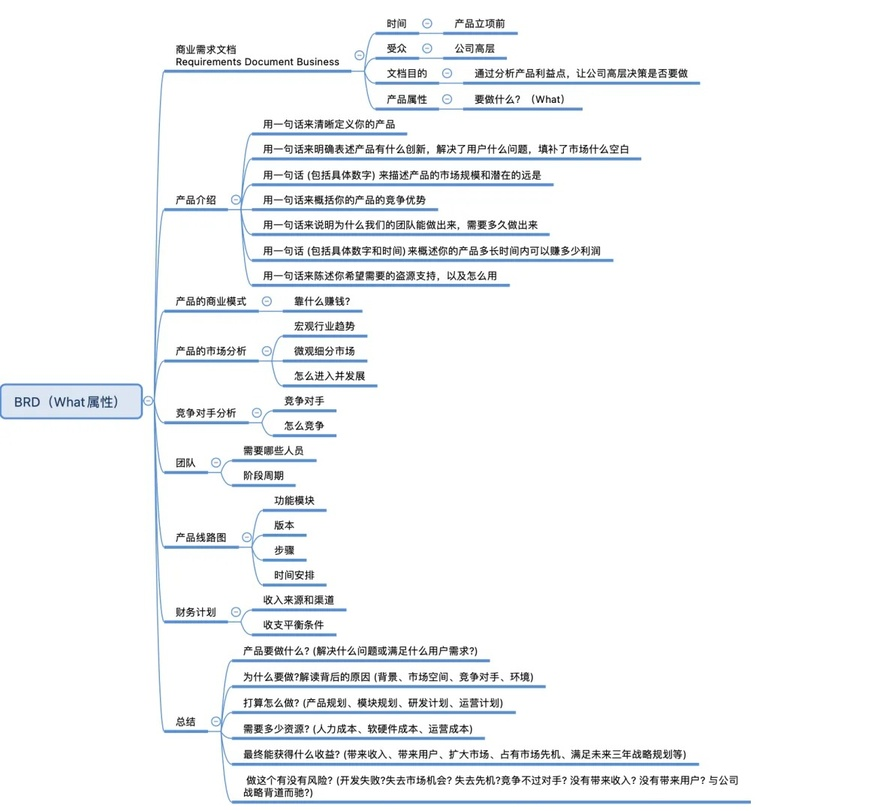
#> input picture test file/BRD.jpg, 871 x 811 px, shrunk from 1160 x 1080 before the run
$ python paddle_ocr.py 'test file' out
#> lines starting #> are read from the running program, lines starting #| are printed output that depends on the picture; after the words box and inside, x2 and y2 are one past the last pixel; in counts of white or black regions, pixels touching at a corner belong together
"""
优化的PaddleOCR脚本，提高中文文档识别精度并改进层级结构处理
保持原图片文件的层级结构，不添加预设内容
"""

import os
import sys
import re
import urllib.parse
import cv2
import numpy as np
from PIL import Image, ImageEnhance
from paddleocr import PaddleOCR

# [17 lines left out: function enhance_image, not called in this run]

def preprocess_image(image_path):
    """
    图像预处理，提高OCR识别准确率
    """
#> called with image_path = 'test file/BRD.jpg'
    # 读取图像
    img = cv2.imread(image_path)
#> img is the input picture: shape (811, 871, 3); mean B, G, R 246.3, 244.8, 242.9

    # 转换为灰度图
    gray = cv2.cvtColor(img, cv2.COLOR_BGR2GRAY)
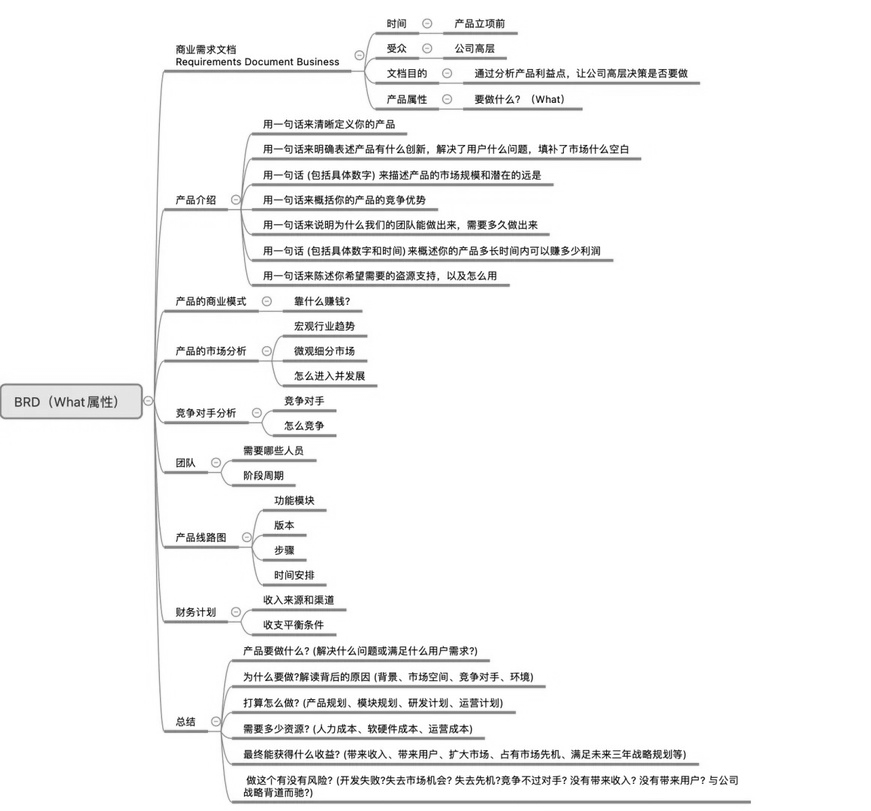
#> gray: shape (811, 871); min 0, max 255, mean 244.4

    # 自适应阈值二值化
    binary = cv2.adaptiveThreshold(
        gray,
        255,
        cv2.ADAPTIVE_THRESH_GAUSSIAN_C,
        cv2.THRESH_BINARY,
        11,
        2
    )
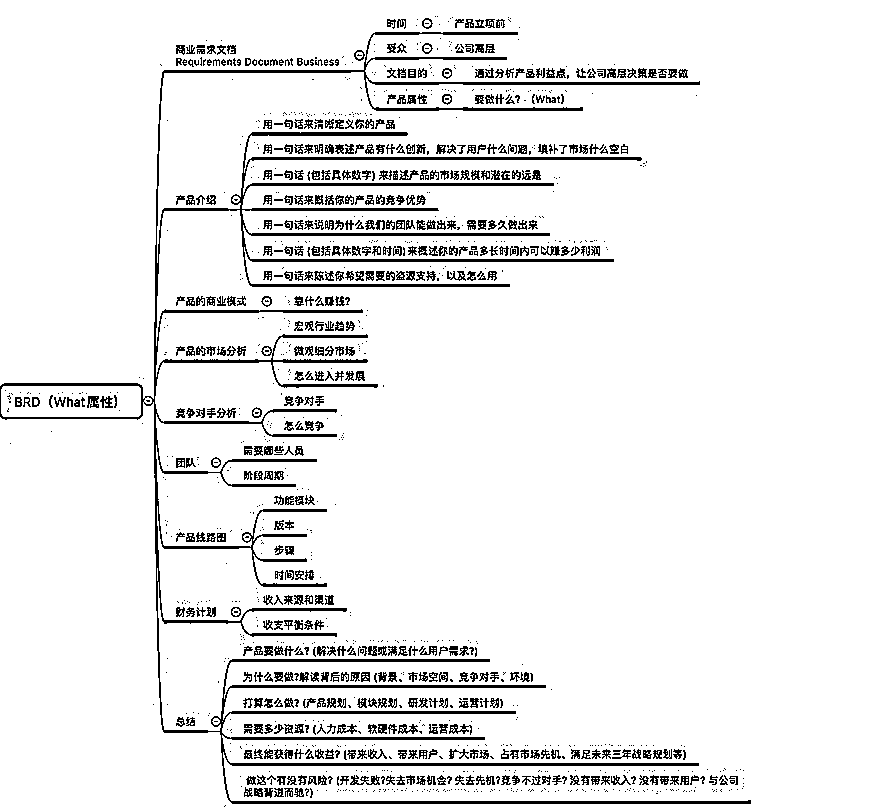
#> binary: shape (811, 871); 92.5% white; black in thin lines or dots, all inside (x1, y1, x2, y2) = (0, 16, 751, 807)

    # 降噪
    denoised = cv2.fastNlMeansDenoising(binary, None, 10, 7, 21)

    # 保存预处理后的图像
    preprocessed_path = image_path + ".preprocessed.jpg"
    cv2.imwrite(preprocessed_path, denoised)

    return preprocessed_path

# [100 lines left out: functions detect_doc_type, estimate_heading_level, not called in this run]

def process_image(image_path, output_path):
    """
    处理图片，使用PaddleOCR提取文本并保存为标准Markdown格式
    """
    print(f"处理图片: {image_path}")

    # 检查文件是否存在
    if not os.path.exists(image_path):
        print(f"错误: 文件不存在 - {image_path}")
        return False

    try:
        # 图像预处理
        print("正在进行图像预处理...")
        preprocessed_image_path = preprocess_image(image_path)

        # 初始化PaddleOCR (首次运行会自动下载模型)
        print("正在初始化PaddleOCR模型...")
        ocr = PaddleOCR(
            use_angle_cls=True,  # 使用方向分类器
            lang="ch",           # 中文模型
            use_gpu=False,       # 不使用GPU
            show_log=False       # 不显示日志
        )

        # 进行OCR识别
        print("正在进行OCR识别...")
        result = ocr.ocr(preprocessed_image_path, cls=True)

        # 删除预处理图像
        os.remove(preprocessed_image_path)

        # 提取识别文本
        text_lines = []
        for line in result[0]:
            if line:
                text_lines.append(line[1][0])  # 获取识别的文本内容

        # 将识别的文本合并为一个字符串
        text = "\n".join(text_lines)

    except Exception as e:
        print(f"图像处理过程中出错: {str(e)}")
        print("尝试直接使用PaddleOCR处理原始图像...")

        try:
            # 初始化PaddleOCR
            ocr = PaddleOCR(use_angle_cls=True, lang="ch", use_gpu=False, show_log=False)

            # 直接处理原始图像
            result = ocr.ocr(image_path, cls=True)

            # 提取识别文本
            text_lines = []
            for line in result[0]:
                if line:
                    text_lines.append(line[1][0])  # 获取识别的文本内容

            # 将识别的文本合并为一个字符串
            text = "\n".join(text_lines)

        except Exception as e2:
            print(f"OCR识别失败: {str(e2)}")
            return False

    # 基本OCR错误修正
    corrections = {
        "盗源": "资源",
        "远是": "适是",
        "拒补": "填补",
        "矢间": "时间",
        "必持": "支持",
        "舍什么": "靠什么",
        "赵儿": "趋势",
        "究争": "竞争",
        "坎硬件": "软硬件",
        "汪来": "带来",
        "计机": "先机",
        # 移除特殊符号
        "": "",
        "": "",
        "": "",
        # 其他常见OCR错误修正
        "自标": "目标",
        "硕求": "需求",
        "爵求": "需求",
        "簿符合": "是否符合",
        "过到": "遇到",
        "适代": "迭代",
        # 修正标点符号
        """: "\"",
        """: "\"",
        "'": "'",
        "'": "'",
        "，": ", ",
        "。": ". ",
        "；": "; ",
        "：": ": ",
        "？": "? ",
        "！": "! ",
    }

    # 应用文本修正
    for old, new in corrections.items():
        text = text.replace(old, new)

    # 分割文本为行
    lines = text.split('\n')

    # 清理行
    cleaned_lines = []
    for line in lines:
        line = line.strip()
        if line:  # 只保留非空行
            # 移除多余空格
            line = re.sub(r'\s{2,}', ' ', line)
            cleaned_lines.append(line)

    # 检测文档类型
    doc_type_info = detect_doc_type("\n".join(cleaned_lines))

    # 处理文本结构，识别标题和列表
    markdown_lines = []

    # 添加文档标题 (使用文件名)
    doc_title = os.path.splitext(os.path.basename(image_path))[0]
    markdown_lines.append(f"# {doc_title}")
    markdown_lines.append("")

    # 添加原始图片链接 (使用URL编码处理路径中的空格)
    encoded_path = image_path.replace("\\", "/")  # 使用正斜杠
    encoded_path = urllib.parse.quote(encoded_path, safe="/:")  # URL编码，保留斜杠和冒号
    markdown_lines.append(f"![原始图片]({encoded_path})")
    markdown_lines.append("")

    # 跟踪已处理的标题及其层级
    headings = []

    # 处理剩余文本，尝试识别基本结构
    current_paragraph = ""
    in_list = False

    for line in cleaned_lines:
        # 检查是否是列表项 (以'-', '*', '•'或数字+'.'开头)
        list_match = re.match(r'^([-*•] |\d+\.\s+)(.*)$', line)

        # 检查是否可能是标题 (短句，不以标点符号结尾)
        is_heading = (len(line) < 60 and
                     not line.endswith(('.', ',', ';', ':', '?', '!')) and
                     not list_match)

        # 检查是否包含关键词
        contains_keyword = False
        if doc_type_info["type"]:
            for keyword in doc_type_info["level_keywords"]:
                if keyword in line:
                    contains_keyword = True
                    is_heading = True
                    break

        if list_match:
            # 如果有累积的段落，先添加
            if current_paragraph:
                markdown_lines.append(current_paragraph)
                markdown_lines.append("")
                current_paragraph = ""

            # 添加列表项，保持原有格式
            markdown_lines.append(line)
            in_list = True

        elif is_heading or contains_keyword:
            # 如果有累积的段落，先添加
            if current_paragraph:
                markdown_lines.append(current_paragraph)
                markdown_lines.append("")
                current_paragraph = ""

            # 估计标题层级
            level = estimate_heading_level(line, doc_type_info, headings)

            # 添加标题
            markdown_lines.append(f"{'#' * level} {line}")
            markdown_lines.append("")

            # 记录标题及其层级
            headings.append((level, line))

            in_list = False

        else:
            # 如果前面是列表，且当前行不是标题或列表项，可能是列表项的延续
            if in_list and not current_paragraph:
                # 添加到前一个列表项
                markdown_lines[-1] += " " + line
            else:
                # 普通文本，累积到当前段落
                if current_paragraph:
                    # 检查是否应该是新段落（如果当前行很短或以问号/感叹号结尾）
                    if len(line) < 30 or current_paragraph.endswith(('?', '!', '.', ':')):
                        markdown_lines.append(current_paragraph)
                        markdown_lines.append("")
                        current_paragraph = line
                    else:
                        current_paragraph += " " + line
                else:
                    current_paragraph = line
                in_list = False

    # 添加最后一个段落（如果有）
    if current_paragraph:
        markdown_lines.append(current_paragraph)

    # 保存Markdown文件
    with open(output_path, 'w', encoding='utf-8') as f:
        f.write("\n".join(markdown_lines))

    print(f"已保存Markdown文件: {output_path}")
    return True

def main():
    """
    主函数
    """
    # 检查命令行参数
    if len(sys.argv) < 2:
        print("用法: python paddle_ocr.py <图片目录> [输出目录]")
        return

    # 获取目录路径
    input_dir = sys.argv[1]
    output_dir = sys.argv[2] if len(sys.argv) > 2 else "./paddle_output"

    # 创建输出目录
    if not os.path.exists(output_dir):
        os.makedirs(output_dir)

    # 处理目录中的所有jpg图片
    processed = 0
    for filename in os.listdir(input_dir):
        if filename.lower().endswith(('.jpg', '.jpeg', '.png')):
            image_path = os.path.join(input_dir, filename)
            output_path = os.path.join(output_dir, os.path.splitext(filename)[0] + ".md")
            if process_image(image_path, output_path):
                processed += 1

    print(f"处理完成，共处理了 {processed} 个图片文件")

if __name__ == "__main__":
    main()
#> (the call stopped at in process_image, `ocr = PaddleOCR( use_angle_cls=True,  # 使用方向分类器 lang="ch",`: paddleocr is not available in this run)

$ run again, on test file/PRD.jpg
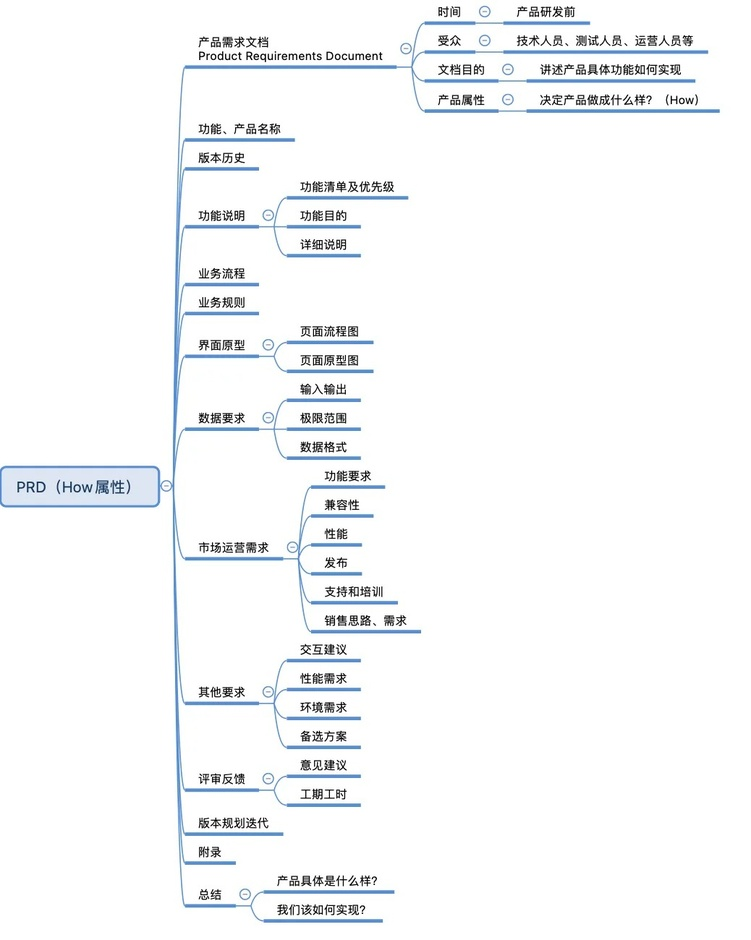
#> input picture test file/PRD.jpg, 751 x 940 px, shrunk from 1038 x 1300 before the run
#> in preprocess_image, img is the input picture: shape (940, 751, 3); mean B, G, R 249, 247.7, 246.2
#> in preprocess_image, `gray = cv2.cvtColor(img, cv2.COLOR_BGR2GRAY)`:
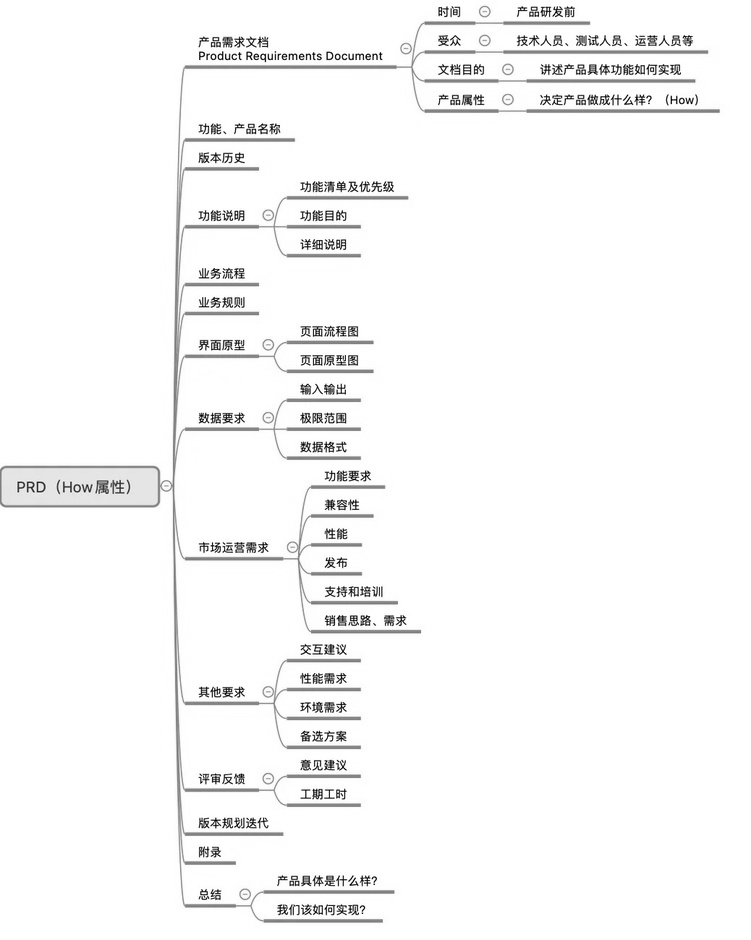
#> gray: shape (940, 751); min 0, max 255, mean 247.4
#> in preprocess_image, `binary = cv2.adaptiveThreshold( gray, 255, cv2.ADAPTIVE_THRESH_GAUSSIA..`:
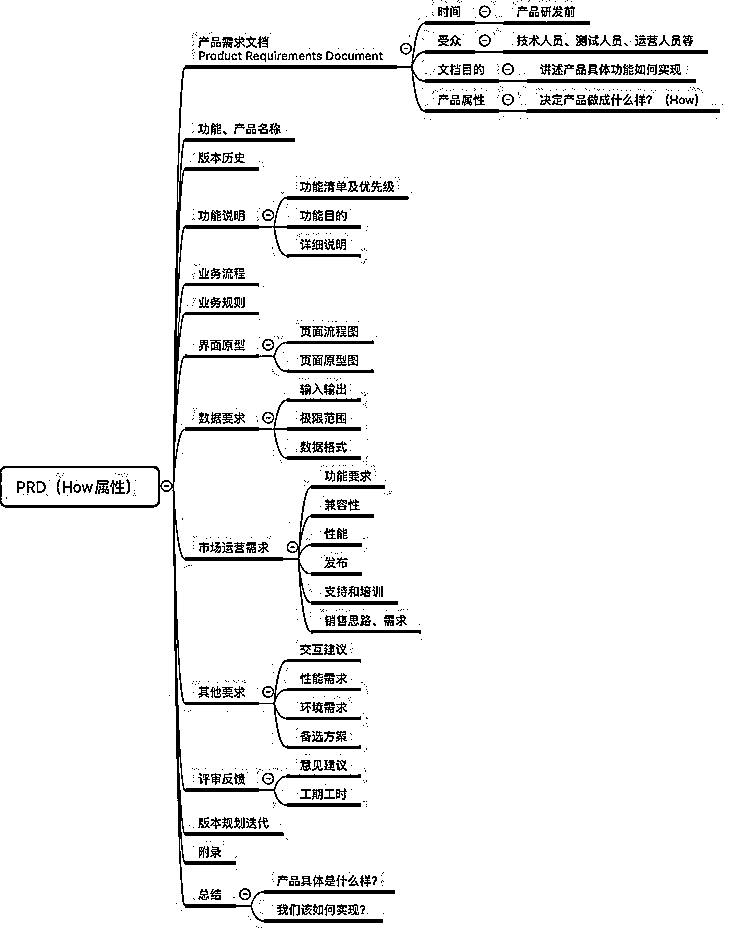
#> binary: shape (940, 751); 94.8% white; 912 black regions (641 under 20 px), largest, box (x1, y1, x2, y2) and area: (0, 21, 720, 923) 20430, (95, 480, 109, 494) 118, (110, 480, 125, 494) 105
